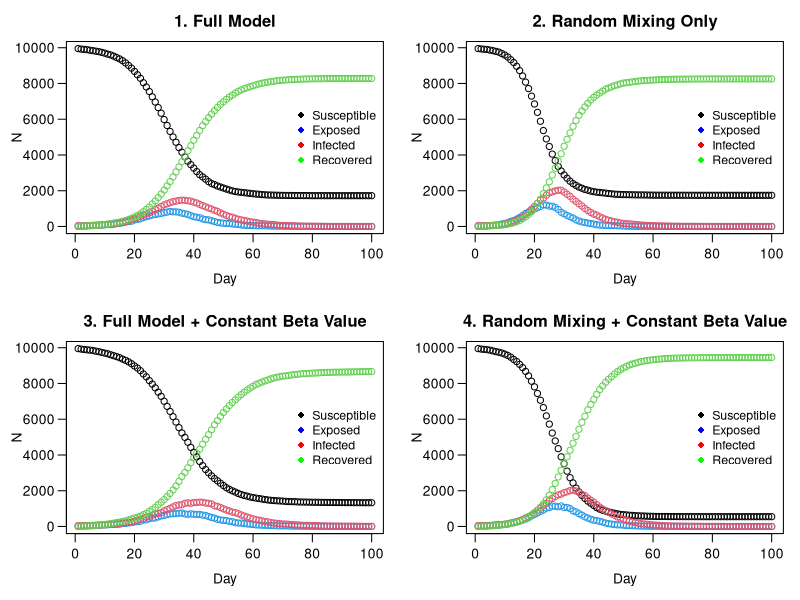

Generate this figure with R:
# Zachary Gavin (s2222962): Wrote get.net, wrote household allocation, created initial nseir function, debugging and commenting
# Shaehroz Khalid (s2869421): All plotting and visualisation, turned household allocation vector to one line, debugging and commenting
# Brandon Causing (s2901457): Completion and performance optimisation of the main nseir simulation function, debugging and commenting
# division of work was close to 1/3 each

################################################################################


## GENERAL DESCRIPTION

# This script implements an agent-based SEIR (Susceptible-Exposed-Infected-Recovered)
# model to simulate the spread of an epidemic in a population of n individuals.
# The model incorporates three modes of transmission: within-household, through a
# pre-defined social network, and via random mixing.
# The script defines functions to generate the population and social network,
# run the SEIR simulation, and plot the results under different scenarios.
# The final section compares four scenarios to analyse the impact of social
# structure and individual heterogeneity (beta) on the epidemic dynamics.



################################################################################
######### ------- START OF MODEL SETUP AND POPULATION GENERATION ------- #########
################################################################################

# This section defines the global parameters for the model and generates the
# base population, assigning each of the 'n' individuals to a household.


n <- 10000
people <- 1:n
h_max <- 5

set.seed(13)

#### Putting people in households
h <- rep(1:n, sample(1:h_max, n, replace = TRUE))[1:n] 

links <- cbind(person=people, household=h)

beta <- runif(n,0,1)

######################################################################
######### ------- NETWORK GENERATION FUNCTIONS ------- ###############
######################################################################

# These functions create the social network connections between individuals
# who are not in the same household.


get.net <- function(beta, h, nc=15) {
  n <- length(h)
  b_bar <- sum(beta)/length(beta) 
  conns_init <- vector("list", n)
  conns <- vector(mode="list", length=n)
  for (i in 1:n) {
    if (i < n) {
      b <- rbinom(n-i, 1, nc*beta[i]*beta[(i+1):n]/(b_bar^2*(n-1)) )
      conns_init[[i]] <- which(b==1) + i 
    }
  }
  
  # <-- FIX IS HERE: Changed lapply to sapply
  pairs <- cbind(rep(1:n, sapply(conns_init, length)), unlist(conns_init)) 
  
  if (nrow(pairs) > 0) {
    pairs <- pairs[h[pairs[,1]] != h[pairs[,2]], , drop = FALSE] 
    
    if(nrow(pairs) > 0) {
      for (i in 1:nrow(pairs)){
        conns[[pairs[i,1]]] <- append(conns[[pairs[i,1]]],  pairs[i,2] )
        conns[[pairs[i,2]]] <- append(conns[[pairs[i,2]]],  pairs[i,1] )
      }
    }
  }
  
  return(conns)
}

###########################################################
######### ------- SEIR SIMULATION FUNCTION ------- ##########
###########################################################

# This function is the core of the model. It simulates the epidemic over 
# nt time steps, tracking the number of individuals in each SEIR compartment.

nseir <- function(beta, h, alink, 
                  alpha=c(0.1, 0.01, 0.01), 
                  delta=.2, 
                  gamma=.4, 
                  nc=15, nt=100, pinf=.005) {
  
  n <- length(beta)
  x <- rep(0,n)  
  num_to_infect <- max(1, round(pinf*n))
  x[sample(1:n, num_to_infect)] <- 2 
  
  hh_index_list <- split(1:n, h) 
  
  b_bar <- sum(beta)/n
  
  t <- S <- E <- I <- R <- rep(0, nt)
  t[1] <- 1
  S[1] <- n - num_to_infect
  I[1] <- num_to_infect
  
  for(i in 2:nt) {
    
    u <- runif(n) 
    
    infected_indices <- which(x == 2)
    n_infected <- length(infected_indices)
    
    hh_exposed <- net_exposed <- mix_exposed <- integer(0)
    
    if (n_infected > 0) {
      
      hh_infected_counts <- tabulate(h[infected_indices], nbins = max(h))
      infected_hh <- which(hh_infected_counts > 0)
      if (length(infected_hh) > 0) {
        hh_probs <- 1 - (1-alpha[1])^hh_infected_counts[infected_hh]
        hh_exposed <- unlist(
          Map(function(hh, prob) { # this defines a function and then applys it to each pair
            hh_members <- hh_index_list[[as.character(hh)]]
            sus <- hh_members[x[hh_members] == 0] 
            sus[u[sus] < prob]
          }, hh = infected_hh, prob = hh_probs), use.names = FALSE
        )
      }
      
      neighbors_of_infected <- unlist(alink[infected_indices], use.names = FALSE)
      if(length(neighbors_of_infected) > 0) {
        net_infected_counts <- tabulate(neighbors_of_infected, nbins = n)
        sus_exposed_to_net <- which(net_infected_counts > 0 & x == 0)
        if (length(sus_exposed_to_net) > 0) {
          net_probs <- 1 - (1-alpha[2])^net_infected_counts[sus_exposed_to_net]
          net_exposed <- sus_exposed_to_net[u[sus_exposed_to_net] < net_probs]
        }
      }
      
      if (n > 1) {
        total_contacts <- n_infected * nc
        contacts <- sample(n, total_contacts, replace = TRUE)
        infected_repeats <- rep(infected_indices, each = nc)
        
        log_prob_no_infection <- log1p(-alpha[3] * beta[infected_repeats] * beta[contacts] / (b_bar^2))
        
        sum_log_probs <- tapply(log_prob_no_infection, contacts, sum)
        ids_contacted <- as.integer(names(sum_log_probs))
        prob_infection <- 1 - exp(sum_log_probs)
        
        
        
        sus_contacted <- ids_contacted[x[ids_contacted] == 0]
        if(length(sus_contacted) > 0){
          u_mix <- runif(length(sus_contacted),0,1) # new unifs to avoid dep. of mixing infection and net/hh infection
          prob_idx <- match(sus_contacted, ids_contacted)
          mix_exposed <- sus_contacted[u_mix < prob_infection[prob_idx]]
        }
      }
    }
    
    x[x == 2 & u < delta] <- 3
    x[x == 1 & u < gamma] <- 2
    
    if (length(hh_exposed) > 0 || length(net_exposed) > 0 || length(mix_exposed) > 0) {
      newly_exposed <- unique(c(hh_exposed, net_exposed, mix_exposed))
      x[newly_exposed] <- 1
    }
    
    S[i] <- sum(x == 0)
    E[i] <- sum(x == 1)
    I[i] <- sum(x == 2)
    R[i] <- sum(x == 3)
    t[i] <- i
  }
  return(list(t = t, S = S, E = E, I = I, R = R))
}


###########################################################
######### ------- PLOTTING HELPER FUNCTION ------- ##########
###########################################################

epi_plot <- function(beta, h, alink, 
                     alpha = c(0.1, 0.01, 0.01),
                     delta = 0.2,
                     gamma = 0.4,
                     nc = 15, nt = 100, pinf = 0.005,
                     title = "SEIR Dynamics") {
  
  epi <- nseir(beta, h, alink, alpha, delta, gamma, nc, nt, pinf)
  
  plot(x = epi$t, y = epi$S, ylim = c(0, max(epi$S)), 
       xlab = "", ylab = "", main = title, las = 1)
  
  title(xlab = "Day", mgp = c(2.2, 0.7, 0)) #Spacing for x axis and title
  title(ylab = "N", mgp = c(2.5, 0.7, 0)) #Spacing for y axis and title
  
  points(epi$E, col = 4); points(epi$I, col = 2); points(epi$R, col = 3)

  legend(x = "right", 
         legend = c("Susceptible", "Exposed",
                    "Infected", "Recovered"),
         col = c("black", "blue",
                  "red", "green"),
         pch = 16,
         inset = 0.005,
         bty = "n",
         cex = 0.9)
}


###########################################################
######### ------- MODEL SCENARIO COMPARISON (Q5) ------- ####
###########################################################

par(mfrow = c(2, 2), mar = c(4, 4, 2.5, 1), mgp = c(2.2, 0.7, 0)) #2x2 grid, mar allows good spacing, mgp moves axis

adjacencyList_variable_beta <- get.net(beta, h)

#scenario 1: full model with default parameters
epi_plot(beta, h, adjacencyList_variable_beta, title = "1. Full Model")


#scenario 2: random mixing only
epi_plot(beta, h, adjacencyList_variable_beta, alpha = c(0, 0, 0.04),
         title = "2. Random Mixing Only")

#scenario 3: full model with constant beta value
beta_const <- rep(mean(beta), n)
adjacencyList_constant_beta <- get.net(beta_const, h)
epi_plot(beta_const, h, adjacencyList_constant_beta, 
         title = "3. Full Model + Constant Beta Value")

#scenario 4: random mixing with constant beta
epi_plot(beta_const, h, adjacencyList_constant_beta, alpha = c(0, 0, 0.04),
         title = "4. Random Mixing + Constant Beta Value")

par(mfrow = c(1, 1))
